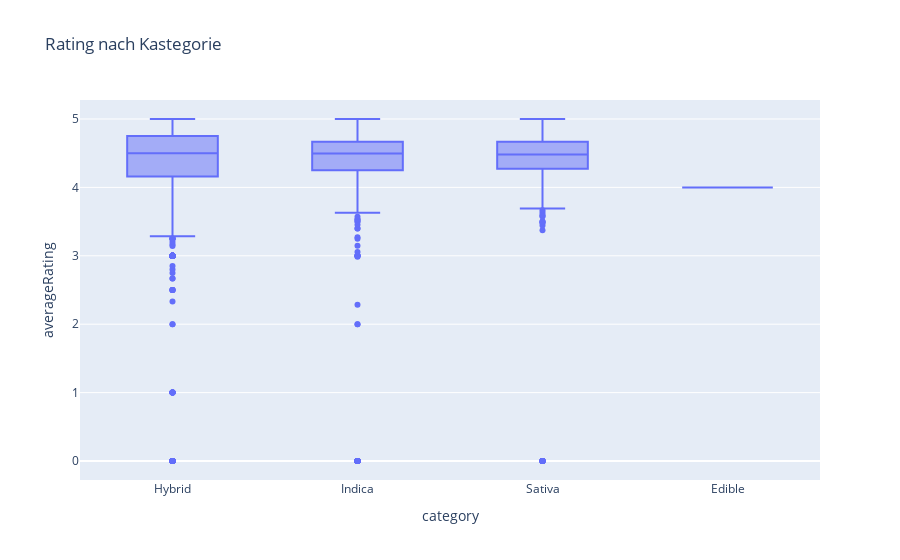

Source (notebook cell):
### Code cell
# Durschn. Rating nach Kategorie

fig = px.box(strains, x='category', y='averageRating', title="Rating nach Kategorie")
fig.show()

### Figure 1 — Plotly figure (JSON) as saved in the notebook; plotly's stock layout.template omitted (floating-point values rounded to 4 significant figures; data arrays with more than 128 entries replaced by an {"elided": "..."} marker saying what was removed)
{"data": [{"alignmentgroup": "True", "hovertemplate": "category=%{x}<br>averageRating=%{y}<extra></extra>", "legendgroup": "", "marker": {"color": "#636efa"}, "name": "", "notched": false, "offsetgroup": "", "orientation": "v", "showlegend": false, "type": "box", "x": {"elided": "8492 str values"}, "x0": " ", "xaxis": "x", "y": {"elided": "8492 float values"}, "y0": " ", "yaxis": "y"}], "layout": {"boxmode": "group", "legend": {"tracegroupgap": 0}, "title": {"text": "Rating nach Kastegorie"}, "xaxis": {"anchor": "y", "domain": [0, 1], "title": {"text": "category"}}, "yaxis": {"anchor": "x", "domain": [0, 1], "title": {"text": "averageRating"}}}}
